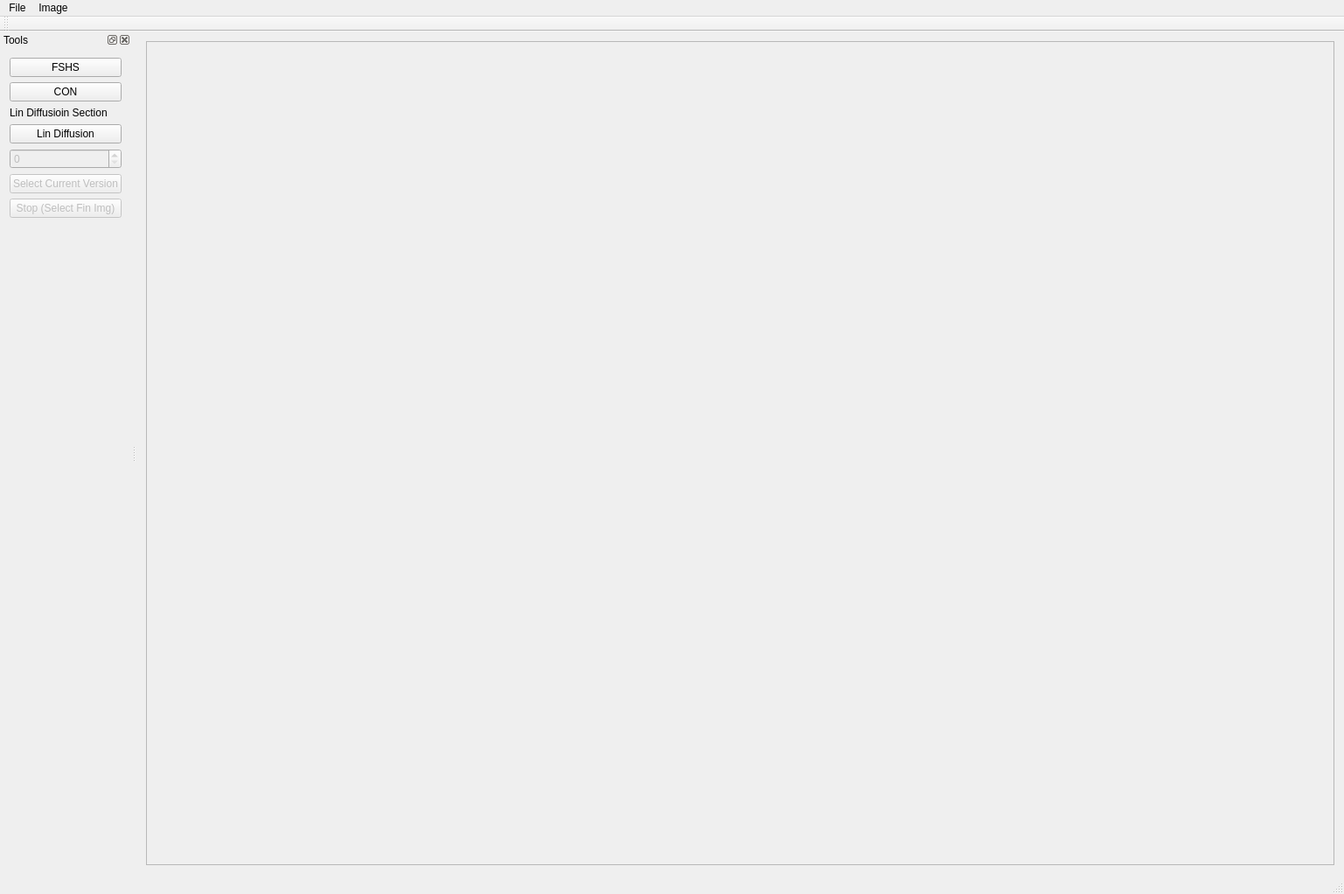
<?xml version="1.0" encoding="UTF-8"?>
<ui version="4.0">
 <class>ImageViewerClass</class>
 <widget class="QMainWindow" name="ImageViewerClass">
  <property name="geometry">
   <rect>
    <x>0</x>
    <y>0</y>
    <width>1537</width>
    <height>1022</height>
   </rect>
  </property>
  <property name="windowTitle">
   <string>ImageViewer</string>
  </property>
  <widget class="QWidget" name="centralWidget">
   <layout class="QHBoxLayout" name="horizontalLayout">
    <item>
     <widget class="QScrollArea" name="scrollArea">
      <property name="widgetResizable">
       <bool>true</bool>
      </property>
      <widget class="QWidget" name="scrollAreaWidgetContents">
       <property name="geometry">
        <rect>
         <x>0</x>
         <y>0</y>
         <width>1362</width>
         <height>942</height>
        </rect>
       </property>
      </widget>
     </widget>
    </item>
   </layout>
  </widget>
  <widget class="QMenuBar" name="menuBar">
   <property name="geometry">
    <rect>
     <x>0</x>
     <y>0</y>
     <width>1537</width>
     <height>21</height>
    </rect>
   </property>
   <widget class="QMenu" name="menuFile">
    <property name="title">
     <string>File</string>
    </property>
    <addaction name="actionOpen"/>
    <addaction name="actionSave_as"/>
    <addaction name="separator"/>
    <addaction name="actionExit"/>
   </widget>
   <widget class="QMenu" name="menuImage">
    <property name="title">
     <string>Image</string>
    </property>
   </widget>
   <addaction name="menuFile"/>
   <addaction name="menuImage"/>
  </widget>
  <widget class="QToolBar" name="mainToolBar">
   <attribute name="toolBarArea">
    <enum>TopToolBarArea</enum>
   </attribute>
   <attribute name="toolBarBreak">
    <bool>false</bool>
   </attribute>
  </widget>
  <widget class="QStatusBar" name="statusBar"/>
  <widget class="QDockWidget" name="dockWidget">
   <property name="windowTitle">
    <string>Tools</string>
   </property>
   <attribute name="dockWidgetArea">
    <number>1</number>
   </attribute>
   <widget class="QWidget" name="dockWidgetContents">
    <layout class="QVBoxLayout" name="verticalLayout">
     <item>
      <widget class="QPushButton" name="pushButtonFSHS">
       <property name="text">
        <string>FSHS</string>
       </property>
      </widget>
     </item>
     <item>
      <widget class="QPushButton" name="pushButtonCon">
       <property name="text">
        <string>CON</string>
       </property>
      </widget>
     </item>
     <item>
      <layout class="QGridLayout" name="gridLayout"/>
     </item>
     <item>
      <widget class="QLabel" name="label">
       <property name="text">
        <string>Lin Diffusioin Section</string>
       </property>
      </widget>
     </item>
     <item>
      <widget class="QPushButton" name="pushButtonLinDif">
       <property name="text">
        <string>Lin Diffusion</string>
       </property>
      </widget>
     </item>
     <item>
      <widget class="QSpinBox" name="spinBoxLinDifIters">
       <property name="enabled">
        <bool>false</bool>
       </property>
      </widget>
     </item>
     <item>
      <widget class="QPushButton" name="pushButtonSelectCur">
       <property name="enabled">
        <bool>false</bool>
       </property>
       <property name="text">
        <string>Select Current Version</string>
       </property>
      </widget>
     </item>
     <item>
      <widget class="QPushButton" name="pushButtonStopOnLast">
       <property name="enabled">
        <bool>false</bool>
       </property>
       <property name="text">
        <string>Stop (Select Fin Img)</string>
       </property>
      </widget>
     </item>
     <item>
      <spacer name="verticalSpacer">
       <property name="orientation">
        <enum>Qt::Orientation::Vertical</enum>
       </property>
       <property name="sizeHint" stdset="0">
        <size>
         <width>20</width>
         <height>40</height>
        </size>
       </property>
      </spacer>
     </item>
    </layout>
   </widget>
  </widget>
  <action name="actionOpen">
   <property name="text">
    <string>Open</string>
   </property>
   <property name="shortcut">
    <string>Ctrl+O</string>
   </property>
  </action>
  <action name="actionSave_as">
   <property name="text">
    <string>Save as</string>
   </property>
   <property name="shortcut">
    <string>Ctrl+S</string>
   </property>
  </action>
  <action name="actionExit">
   <property name="text">
    <string>Exit</string>
   </property>
   <property name="shortcut">
    <string>Alt+F4</string>
   </property>
  </action>
 </widget>
 <layoutdefault spacing="6" margin="11"/>
 <resources>
  <include location="ImageViewer.qrc"/>
 </resources>
 <connections/>
</ui>
